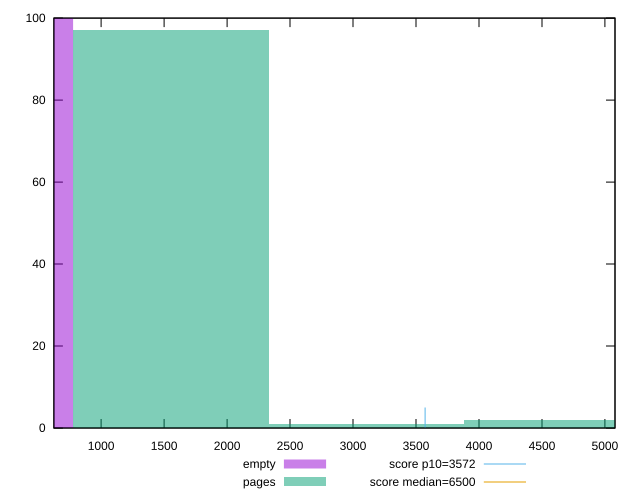

Here is the gnuplot script that generated this plot:
reset

$empty <<EOF
0 100
EOF

$pages <<EOF
4661.122330981485 2
1553.707443660495 97
3107.41488732099 1
EOF

set key outside below
set boxwidth 1553.707443660495
set xrange [625.16225:5079.971500000001]
set yrange [0:100]
set style fill transparent solid 0.5 noborder

set parametric
set terminal svg size 640, 500 enhanced background rgb 'white'
set output "report_00007_2020-12-11T15:55:29.892Z/first-cpu-idle/comparison/histogram/0_vs_1.svg"

plot $empty title "empty" with boxes, \
     $pages title "pages" with boxes, \
     3572,t title "score p10=3572", \
     6500,t title "score median=6500"

reset
